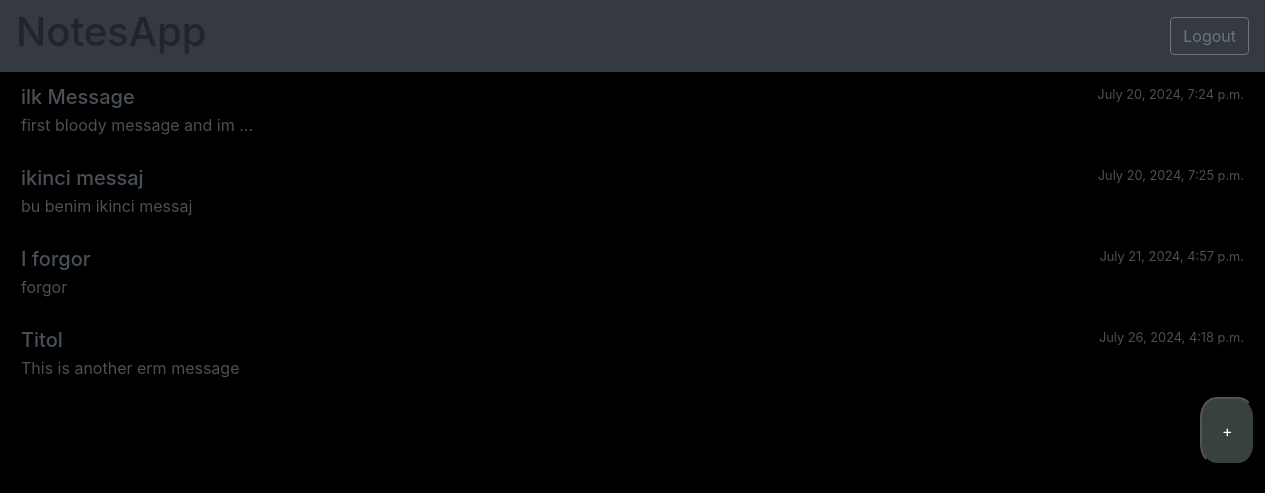
Screenshot of / (signed in) with the database file from the repository.
### base/models.py (models this page shows, shortened)
class Message(models.Model):
    user = models.ForeignKey(User, on_delete=models.CASCADE)
    title = models.CharField(max_length=100)
    body = models.TextField()
    created_at = models.DateTimeField(auto_now_add=True)
    updated_at = models.DateTimeField(auto_now=True)

### base/views.py (the view)
# urls.py: 2. Add a URL to urlpatterns:  path('', views.home, name='home')
@login_required
def home(request):
    if request.user.is_authenticated:
        user = request.user
        messages = Message.objects.filter(user=user)
    else:
        messages = []
        return redirect('login')
    context = {'messages' : messages}
    return render(request, 'base/new_home.html', context)

### base/templates/base/new_home.html (shortened to what this page needs)
{% extends 'base/main.html' %}
{% block content %}
<div class="list-group">
      {% for message in messages %}
  <a href="{% url 'note' message.id %}" class="list-group-item list-group-item-action flex-column align-items-start ">
        <div class="d-flex w-100 justify-content-between">
        <h5 class="mb-1">{{message.title}}</h5>
        <small>{{message.created_at}}</small>
      </div>
      <p class="mb-1">{{ message.body|truncatewords:5 }}</p>
    </a>
         {% endfor %}
  </div>
  <a href="{% url 'new' %}"><button id="button1" >+</button>
  </a>
  {% endblock content %}

### base/templates/base/main.html (shortened to what this page needs)
<!DOCTYPE html>
<html lang="en">
<head>
    <link rel="stylesheet" href="https://cdn.jsdelivr.net/npm/bootstrap@4.4.1/dist/css/bootstrap.min.css">
</head>
<body>
  <nav class="navbar navbar-expand-lg navbar-dark bg-dark">
    <div class="collapse navbar-collapse" id="navbarNav">
      <ul class="navbar-nav">
        <li class="nav-item active">
          <h1>NotesApp</h1>
        </li>
      </ul>
      <a class="btn btn-outline-secondary ml-auto" href="{% url 'logout' %}">Logout</a>
    </div>
  </nav>
    {% block content %}
    {% endblock %}
</body>
</html>

### base/templates/base/main.html (style rules this page uses)
body { background-color: #000002; }

### base/templates/base/new_home.html (style rules this page uses)
.list-group-item { background-color: #000; }
button { background-color: #39413e; color: white; padding: 20px; text-align: center; text-decoration: none; display: inline-block; margin-left: 1200px; border-radius: 30%; }

### rows the page displays
Message: title "ilk Message", created_at "July 20, 2024, 7:24 p.m.", body "first bloody message and im …"
Message: title "ikinci messaj", created_at "July 20, 2024, 7:25 p.m.", body "bu benim ikinci messaj"
Message: title "I forgor", created_at "July 21, 2024, 4:57 p.m.", body "forgor"
Message: title "Titol", created_at "July 26, 2024, 4:18 p.m.", body "This is another erm message"
